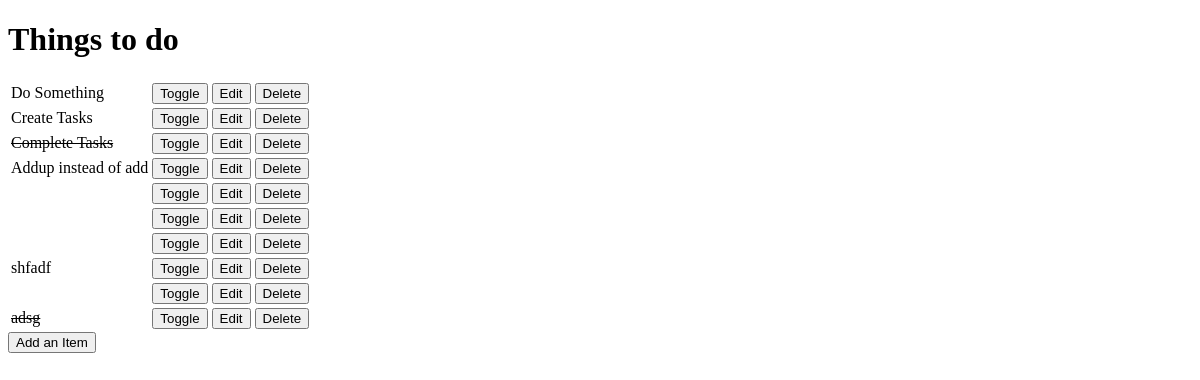
/, run on an earlier commit of the app's database.
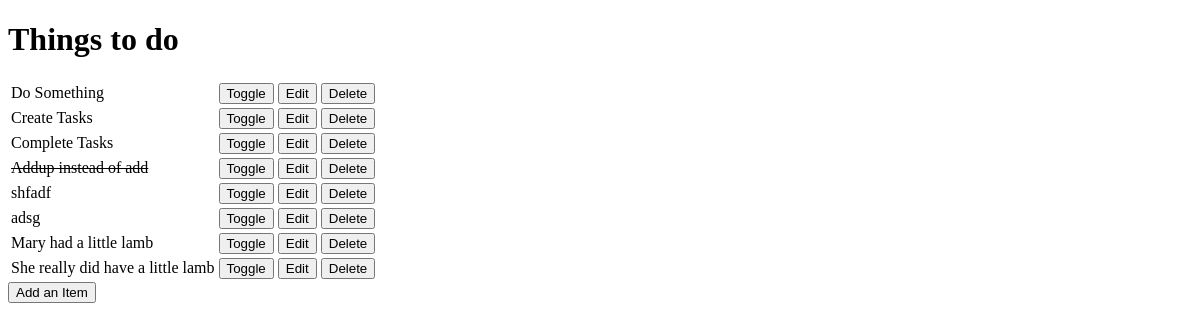
And on a later commit of the database.
### todo/models.py (models this page shows, shortened)
class Item(models.Model):
    name = models.CharField(max_length=50, null=False, blank=False)
    done = models.BooleanField(null=False, blank=False, default=False)
    '''
    Returns the NAME of the object instead of the Type of object as defined
    in line 590 of
    https://github.com/django/django/blob/main/django/db/models/base.py
    '''

### todo/views.py (the view)
# urls.py: path('', views.get_todo_list, name='get_todo_list'),
def get_todo_list(request):
    items = Item.objects.all()
    context = {
        'items': items
    }
    return render(request, 'todo/todo_list.html', context)

### todo/templates/todo/todo_list.html (shortened to what this page needs)
<!DOCTYPE html>
<html lang="en">
<head>
</head>
<body>
    <h1>Things to do</h1>
    <table>
        {% for item in items %}
            <tr>
                {% if item.done %}
                    <td><s>{{item.name}}</s></td>
                {% else %}
                    <td>{{item.name}}</td>
                {% endif %}
                <td><a href="/toggle/{{ item.id }}"><button>Toggle</button></a> </td>
                <td><a href="/edit/{{ item.id }}"><button>Edit</button></a> </td>
                <td><a href="/delete/{{ item.id }}"><button>Delete</button></a> </td>
            </tr>
        {% empty %}
        <tr><td>You have nothing to do.</td></tr>
        {% endfor %}
    </table>
    <a href="/add"><button>Add an Item</button></a>
</body>
</html>

What changed in the data, as far as the page shows it:
changed Item "Complete Tasks": done True → False (drawn)
changed Item "Addup instead of add": done False → True (drawn)
changed Item "adsg": done True → False (drawn)
added Item: name "Mary had a little lamb"
added Item: name "She really did have a little lamb"
